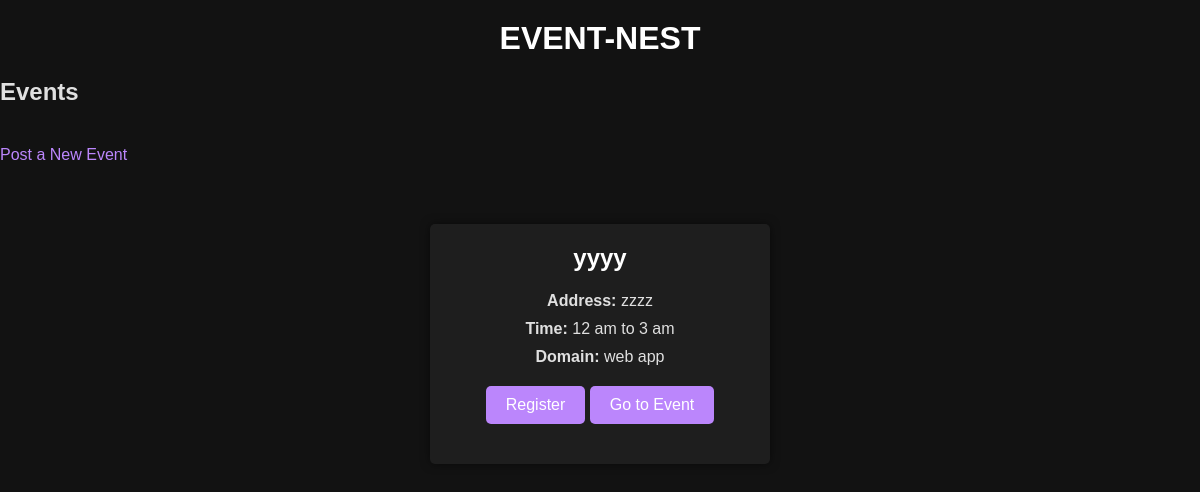
Before: / with the older database file.
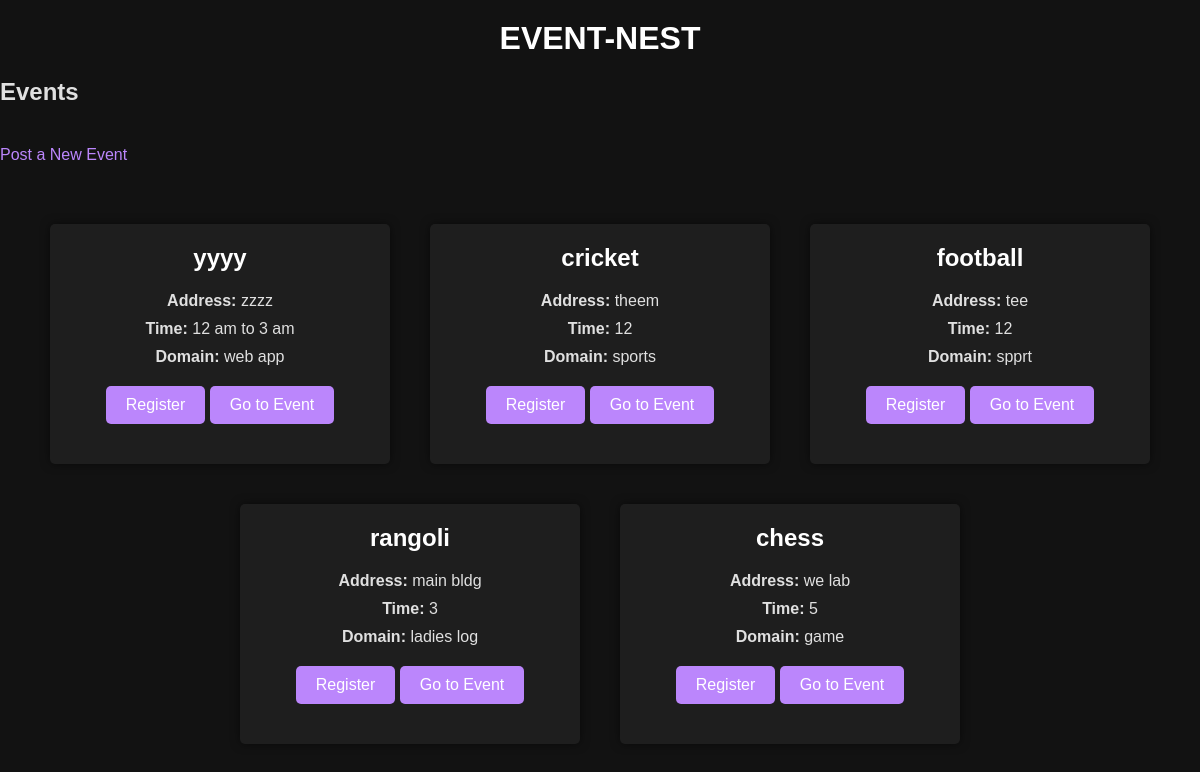
After: the same page with the newer database file.
### app.py (models this page shows)
class Event(db.Model):
    id = db.Column(db.Integer, primary_key=True)
    name = db.Column(db.String(100), nullable=False)
    address = db.Column(db.String(200), nullable=False)
    time = db.Column(db.String(50), nullable=False)
    domain = db.Column(db.String(100), nullable=False)
    registrations = db.relationship('Registration', backref='event', lazy=True)

### app.py (the view)
@app.route('/')
def index():
    events = Event.query.all()
    return render_template('index.html', events=events)

### templates/index.html (shortened to what this page needs)
<!DOCTYPE html>
<html lang="en">
<head>
    <link rel="stylesheet" href="{{ url_for('static', filename='style.css') }}">
</head>
<body>
    <header>
        <h1>EVENT-NEST</h1>
    </header>
    <main>
        <h2>Events</h2>
        <a href="{{ url_for('post_event') }}">Post a New Event</a>
        <div class="event-container">
            {% for event in events %}
            <div class="event-card">
                <h2>{{ event.name }}</h2>
                <p><strong>Address:</strong> {{ event.address }}</p>
                <p><strong>Time:</strong> {{ event.time }}</p>
                <p><strong>Domain:</strong> {{ event.domain }}</p>
                <a href="{{ url_for('register', event_id=event.id) }}" class="btn">Register</a>
                <a href="{{ url_for('event_detail', event_id=event.id) }}" class="btn">Go to Event</a>
            </div>
            {% endfor %}
        </div>
    </main>
</body>
</html>

### static/style.css (style rules this page uses)
body { font-family: Arial, sans-serif; margin: 0; padding: 0; background-color: #121212; color: #e0e0e0; }
h1 { text-align: center; margin-top: 20px; color: #ffffff; }
a { text-decoration: none; color: #bb86fc; display: inline-block; margin: 20px 0; }
.event-container { display: flex; flex-wrap: wrap; justify-content: center; padding: 20px; }
.event-card { background-color: #1e1e1e; box-shadow: 0 0 10px rgba(0, 0, 0, 0.5); border-radius: 5px; width: 300px; margin: 20px; padding: 20px; text-align: center; color: #e0e0e0; }
.event-card h2 { margin-top: 0; color: #ffffff; }
.event-card p { margin: 10px 0; }
.btn { display: inline-block; padding: 10px 20px; margin-top: 10px; color: #ffffff; background-color: #bb86fc; border: none; border-radius: 5px; text-decoration: none; cursor: pointer; }

Changed rows visible on the page:
added Event: name "cricket", address "theem", time "12", domain "sports"
added Event: name "football", address "tee", time "12", domain "spprt"
added Event: name "rangoli", address "main bldg", time "3", domain "ladies log"
added Event: name "chess", address "we lab", time "5", domain "game"
